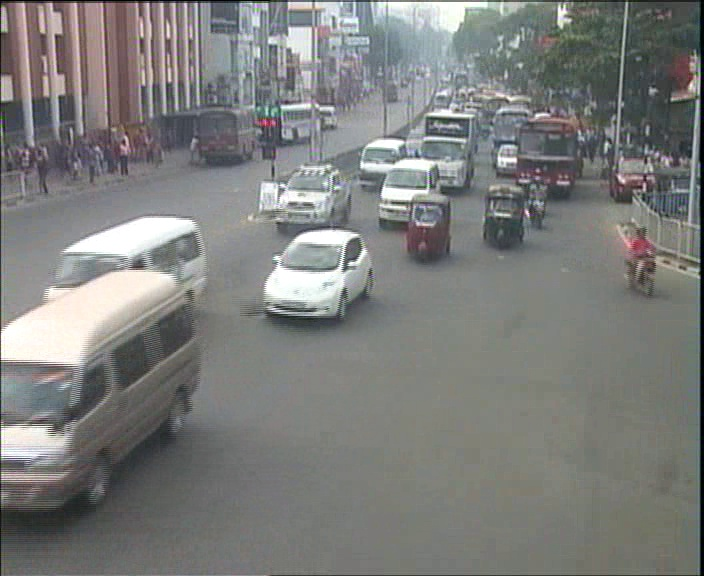
//> input picture ComputerVisionBasedObjectDetection/SIFT/image1.jpg, 704 x 576 px
$ ./demo   (built with g++ and OpenCV 4)
//> lines starting //> are read from the running program, lines starting //| are printed output that depends on the picture
#include <iostream>

#include "opencv2/opencv_modules.hpp"

#ifdef HAVE_OPENCV_XFEATURES2D

#include <opencv2/features2d.hpp>
#include <opencv2/xfeatures2d.hpp>
#include <opencv2/imgcodecs.hpp>
#include <opencv2/opencv.hpp>
#include <vector>

// If you find this code useful, please add a reference to the following paper in your work:
// Gil Levi and Tal Hassner, "LATCH: Learned Arrangements of Three Patch Codes", arXiv preprint arXiv:1501.03719, 15 Jan. 2015

using namespace std;
using namespace cv;

const float inlier_threshold = 2.5f; // Distance threshold to identify inliers
const float nn_match_ratio = 0.8f;   // Nearest neighbor matching ratio

int main()
{
    Mat img1 = imread( "/home/ruwiniopatha/Desktop/Milestone4/CVBD/SIFT/image1.jpg", IMREAD_GRAYSCALE);
//> img1: 576 rows x 704 cols, CV_8UC1; min 0, max 255, mean 125.2
    Mat img2 = imread( "/home/ruwiniopatha/Desktop/Milestone4/CVBD/SIFT/image2.jpg", IMREAD_GRAYSCALE);
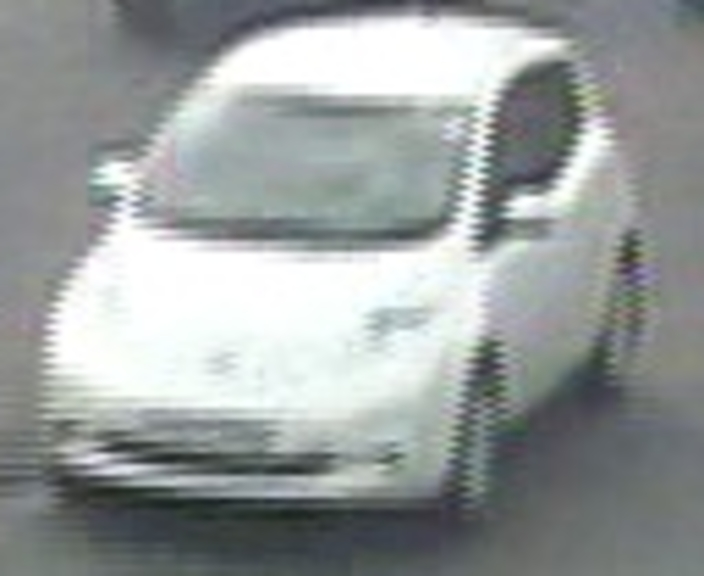
//> input picture ComputerVisionBasedObjectDetection/SIFT/image2.jpg, 704 x 576 px
//> img2: 576 rows x 704 cols, CV_8UC1; min 31, max 255, mean 155.8

    Ptr<xfeatures2d::SIFT> latch = xfeatures2d::SIFT::create();

    vector<KeyPoint> kpts1, kpts2;
    Mat desc1, desc2;
    latch->detect( img1, kpts1 );
//> kpts1 = 2443 keypoints; strongest (x, y, size): (527, 212, 3), (351, 263, 3.2), (138, 264, 9.2), (514, 160, 4)
    latch->detect( img2, kpts2 );
//> kpts2 = 274 keypoints; strongest (x, y, size): (522, 205, 18.1), (184, 330, 154.2), (493, 230, 23.4), (306, 347, 164.8)
    //orb_detector->detect(img1, kpts1);
    latch->compute(img1, kpts1, desc1);

    //orb_detector->detect(img2, kpts2);
    latch->compute(img2, kpts2, desc2);

    //BFMatcher matcher(NORM_HAMMING);
	BFMatcher matcher;
  	vector< DMatch > matches;
  	matcher.match( desc1, desc2, matches );
//> matches = 2443 matches
// [35 lines of commented-out code are left out]
    double max_dist = 0; double min_dist = 100;
  //-- Quick calculation of max and min distances between keypoints
  for( int i = 0; i < desc1.rows; i++ )
  { double dist = matches[i].distance;
    if( dist < min_dist ) min_dist = dist;
    if( dist > max_dist ) max_dist = dist;
  }
//> this loop made 2443 passes
//> (dist, max_dist) on passes 1, 4, 6, 8, 14, 167, 915, 1258: (281, 281), (361.7, 361.7), (421.4, 421.4), (422.3, 422.3), (448.9, 448.9), (473.6, 473.6), (479.1, 479.1), (489.8, 489.8)
//> (dist, min_dist) on passes 664, 666, 773, 1209: (67.37, 67.37), (40.06, 40.06), (26.91, 26.91), (25.73, 25.73)
//> after the loop, min_dist = 25.73; max_dist = 489.8
  printf("-- Max dist : %f \n", max_dist );
//| -- Max dist : 489.761169
  printf("-- Min dist : %f \n", min_dist );
//| -- Min dist : 25.729361
// [8 lines of commented-out code are left out]
   std::vector< DMatch > good_matches;
   for( int i = 0; i < desc1.rows; i++ )
   { if( matches[i].distance <= max(2*min_dist, 0.02) )
     { good_matches.push_back( matches[i]); }
   }
  //-- Draw only "good" matches
  Mat img_matches;
  drawMatches( img1, kpts1, img2, kpts2,
               good_matches, img_matches, Scalar::all(-1), Scalar::all(-1),
               vector<char>(), DrawMatchesFlags::NOT_DRAW_SINGLE_POINTS );
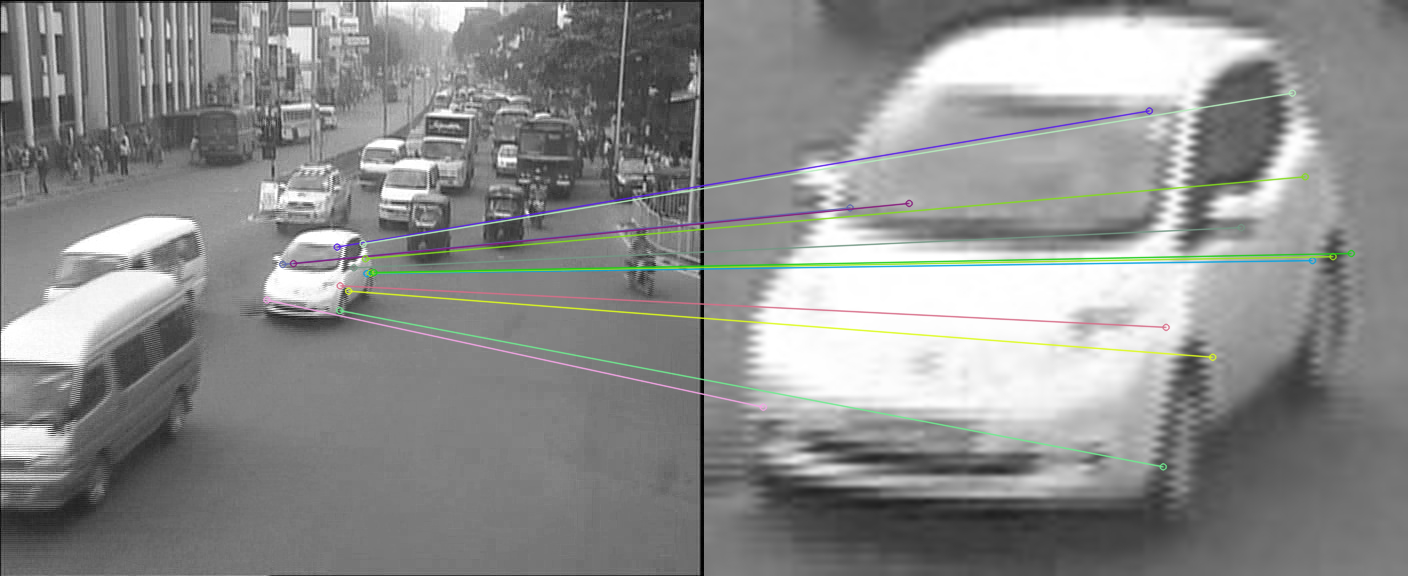
//> img_matches: 576 rows x 1408 cols, CV_8UC3; mean B, G, R 139.8, 140.7, 140
  //-- Show detected matches
  imshow( "Good Matches", img_matches );
  for( int i = 0; i < (int)good_matches.size(); i++ )
  { printf( "-- Good Match [%d] Keypoint 1: %d  -- Keypoint 2: %d  \n", i, good_matches[i].queryIdx, good_matches[i].trainIdx ); }
//> this loop made 13 passes
//| -- Good Match [0] Keypoint 1: 665  -- Keypoint 2: 16
//| -- Good Match [1] Keypoint 1: 772  -- Keypoint 2: 51
//| -- Good Match [2] Keypoint 1: 827  -- Keypoint 2: 61
//| -- Good Match [3] Keypoint 1: 1051  -- Keypoint 2: 97
//| -- Good Match [4] Keypoint 1: 1067  -- Keypoint 2: 115
//| -- Good Match [5] Keypoint 1: 1069  -- Keypoint 2: 126
//| -- Good Match [6] Keypoint 1: 1101  -- Keypoint 2: 230
//| -- Good Match [7] Keypoint 1: 1121  -- Keypoint 2: 235
//> (output is shown up to pass 8 of 13)
  waitKey(0);
  return 0;

// [17 lines of commented-out code are left out]
}

#else

int main()
{
    std::cerr << "OpenCV was built without xfeatures2d module" << std::endl;
    return 0;
}

#endif
